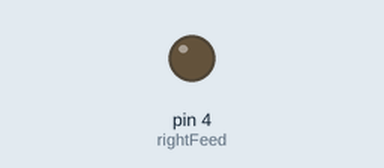
The sketch below on a simulated Arduino Uno, built with avr-gcc and run on an emulated ATmega328P. Shown: output pins drawn as LEDs (lit = HIGH).

Above: at 2.5 s.
At 6.7 s:
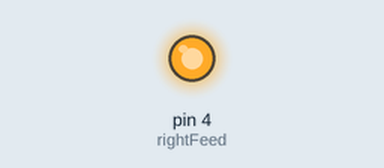
Timing chart, 0 to 9.1 s (numbered marks = the images above):
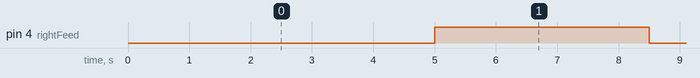

The sketch:

sketch_mar23a.ino
```cpp
int rightFeed=4;
int feed=3;
int waste=3;
int valve_loop_count=10;
char STATE='F';
int Loop;

byte variable[80];
byte index = 0;
byte incomingByte, LowerByte, UpperByte;
float oxygen1, oxygen2;
bool stringComplete = false;

void setup() {
  Serial.begin(9600);
  pinMode(rightFeed,OUTPUT);
 digitalWrite(rightFeed,LOW);
 }

void loop() {
  // put your main code here, to run repeatedly:

   // for (feed=9;feed<=12;feed++){
    // for(waste=9;waste<=feed;waste++){
      for (Loop=1;Loop<=600;Loop++){
         UPDATE_VALUES();
        //Get_Purity();
        //Serial.print(valve_loop_count);
        //Serial.println(STATE);
        delay(500);
      }
  // }
  //}
}

void UPDATE_VALUES(){
  if (STATE=='F'){
    if (valve_loop_count >0)
      valve_loop_count =  valve_loop_count-1;
    else {
      digitalWrite(rightFeed,HIGH);
      valve_loop_count=waste*2;
      STATE='W';
    }
  } else if (STATE=='W'){
    if (valve_loop_count >0)
      valve_loop_count =  valve_loop_count-1;
    else {
      digitalWrite(rightFeed,LOW);
      valve_loop_count=feed*2;
      STATE='F';
    }
  }
}


/*void Get_Purity(){
  while(!Serial.available()); // wait for a character
    incomingByte = Serial.read();
  if (incomingByte == 0x16) {
    while(!Serial.available()); // wait for a character
      incomingByte = Serial.read();
    while(!Serial.available()); // wait for a character
    incomingByte = Serial.read();

    // Get purity
    while(!Serial.available()); // wait for a character
    UpperByte = Serial.read();
    while(!Serial.available()); // wait for a character
    LowerByte = Serial.read();
    oxygen1 = (UpperByte * 256) ;
    oxygen2 = LowerByte;
    Serial.print("Oxygen purity=");
    Serial.print((oxygen1+oxygen2)/10,1);
    Serial.println(" %");
  }
}?*/
```

Measured:
- by itself, pin 4 (rightFeed): alternates HIGH for 3.5 s and LOW for 3.5 s
